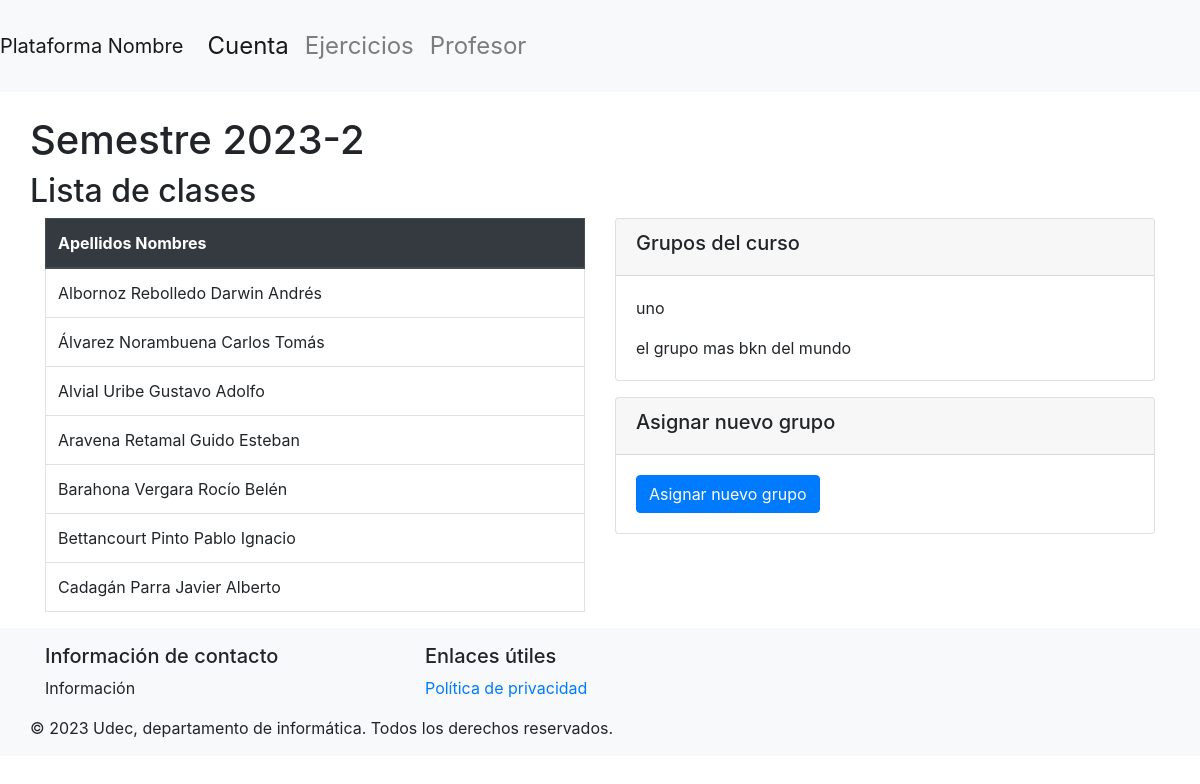
The app's page /dashDocente/1/detalleCurso/1 (signed in) with its own data.
### basedatos/modelos.py (models this page shows, shortened)
class Curso(db.Model):
    id = db.Column(db.Integer, primary_key=True)
    nombre = db.Column(db.String(100), nullable=False, unique=True)
    activa = db.Column(db.Boolean(), nullable=False, default=True)
    estudiantes = db.relationship('Estudiante', secondary=inscripciones, back_populates='cursos')
    grupos = db.relationship('Grupo', order_by=Grupo.id, back_populates='curso')

class Estudiante(db.Model):
    id = db.Column(db.Integer, primary_key=True)
    matricula = db.Column(db.String(50), nullable=False)
    nombres = db.Column(db.String(200), nullable=False)
    apellidos = db.Column(db.String(200), nullable=False)
    correo = db.Column(db.String(50), nullable=True, unique=True)
    password = db.Column(db.String(150), nullable=False)
    carrera = db.Column(db.String(100), nullable=False)
    cursos = db.relationship('Curso', secondary=inscripciones, back_populates='estudiantes')
    grupos = db.relationship('Grupo', secondary=estudiantes_grupos, back_populates='estudiantes')

class Grupo(db.Model):
    id = db.Column(db.Integer, primary_key=True)
    nombre = db.Column(db.String(50), nullable=False, unique=True)
    curso = db.relationship('Curso', back_populates='grupos')
    estudiantes = db.relationship('Estudiante', secondary=estudiantes_grupos, back_populates='grupos')
    id_curso = db.Column(db.Integer, db.ForeignKey('curso.id'))

### main.py (the view)
@app.route('/dashDocente/<int:supervisor_id>/detalleCurso/<int:curso_id>', methods=['GET','POST'])
@login_required
def detallesCurso(supervisor_id, curso_id):
    curso_actual=Curso.query.get(curso_id)
    grupos=Grupo.query.filter_by(id_curso=curso_id).all()
    estudiantes_curso = Estudiante.query.filter(Estudiante.cursos.any(id=curso_id)).all()
    return(render_template('detallesCurso.html', supervisor_id=supervisor_id, curso=curso_actual, grupos=grupos, estudiantes_curso=estudiantes_curso))

### basedatos/modelos.py (called while the page is built)
    @property
    def is_authenticated(self):
        return True

### main.py (called while the page is built)
@login_manager.user_loader
def load_user(user_id):
    if user_id.startswith("e"):
        user = db.session.get(Estudiante, int(user_id[1:]))
    elif user_id.startswith("s"):
        user = db.session.get(Supervisor, int(user_id[1:]))
    else:
        return None
    return user

### templates/detallesCurso.html (shortened to what this page needs)
{% extends 'layout.html' %}
{% block content %}
<div class="row">
        <h1>{{ curso.nombre }}</h1>
</div>
<div class="row">
    <h2>Lista de clases</h2>
</div>
<div class="row">
    <div class="col-md-6">
        <table class="table table-bordered">
            <thead class="thead-dark">
                <tr>
                    <th>Apellidos Nombres</th>
                </tr>
            </thead>
            <tbody>
                {% for estudiante in estudiantes_curso %}
                    <tr>
                        <td>{{ estudiante.nombres }} {{ estudiante.apellidos }}</td>
                    </tr>
                {% endfor %}
            </tbody>
        </table>
    </div>
    <div class="col-md-6">
        <div class="card mb-3">
            <div class="card-header">
                <h5>Grupos del curso</h5>
            </div>
            <div class="card-body">
                {% for grupo in grupos %}
                <p class="card-text">{{ grupo.nombre }}</p>
                {% endfor %}
            </div>
        </div>
        <div class="card">
            <div class="card-header">
                <h5>Asignar nuevo grupo</h5>
            </div>
            <div class="card-body">
                <a href="{{ url_for('asignarGrupos', supervisor_id=supervisor_id, curso_id=curso.id) }}" class="btn btn-primary">Asignar nuevo grupo</a>
            </div>
        </div>
    </div>
</div>
{% endblock %}

### templates/layout.html (shortened to what this page needs)
<!doctype html>
<html lang="es">
  <head>
    <link href="{{ url_for('static', filename='css/bootstrap.min.css') }}" rel="stylesheet">
    <link href="{{ url_for('static', filename='css/layout.css') }}" rel="stylesheet">
  </head>
  <body>
    <nav class="navbar navbar-expand-lg navbar-light bg-light">
      <a class="navbar-brand" href="#">Plataforma Nombre</a>
      <div class="collapse navbar-collapse" id="navbarNav">
        <ul class="navbar-nav">
          <li class="nav-item active">
            <a class="nav-link" href="#">Cuenta<span class="sr-only">(current)</span></a>
          </li>
          <li class="nav-item">
            <a class="nav-link" href="#">Ejercicios</a>
          </li>
          <li class="nav-item">
            <a class="nav-link" href="#">Profesor</a>
        </ul>
      </div>
    </nav>
    <main class="container mt-4">
      {% block content %}{% endblock %}
    </main>
    <footer class="footer mt-auto py-3 bg-light">
      <div class="container">
          <div class="row">
              <div class="col-md-4">
                  <h5>Información de contacto</h5>
                  <p>Información
                  </p>
              </div>
              <div class="col-md-4">
                  <h5>Enlaces útiles</h5>
                  <ul class="list-unstyled">
                      <li><a href="#">Política de privacidad</a></li>
                  </ul>
              </div>
              <div class="col-md-4">
          </div>
          <div class="row">
              <div class="col-12 text-center">
                  <p class="mb-0">&copy; 2023 Udec, departamento de informática. Todos los derechos reservados.</p>
              </div>
          </div>
      </div>
    </footer>
  </body>
</html>

### static/css/layout.css (style rules this page uses)
.navbar { transition: 0.5s; font-size: 1.5em; padding: 20px 0; }

### records on screen
Curso: nombre "Semestre 2023-2"
Estudiante: nombres "Albornoz Rebolledo", apellidos "Darwin Andrés"
Estudiante: nombres "Álvarez Norambuena", apellidos "Carlos Tomás"
Estudiante: nombres "Alvial Uribe", apellidos "Gustavo Adolfo"
Estudiante: nombres "Aravena Retamal", apellidos "Guido Esteban"
Estudiante: nombres "Barahona Vergara", apellidos "Rocío Belén"
Estudiante: nombres "Bettancourt Pinto", apellidos "Pablo Ignacio"
Estudiante: nombres "Cadagán Parra", apellidos "Javier Alberto"
Grupo: nombre "uno"
Grupo: nombre "el grupo mas bkn del mundo"
